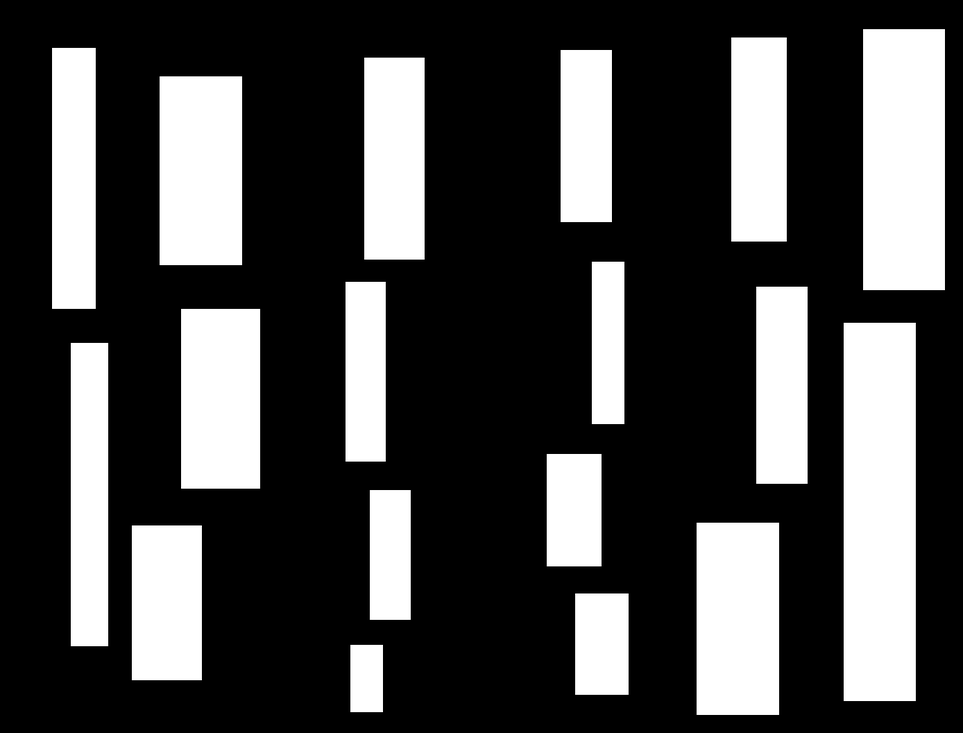
#> input picture test.png, 963 x 733 px, shrunk from 1388 x 1056 before the run
$ python test.py
#> lines starting #> are read from the running program, lines starting #| are printed output that depends on the picture; after the words box and inside, x2 and y2 are one past the last pixel; in counts of white or black regions, pixels touching at a corner belong together
import inline as inline
import matplotlib as matplotlib
import pandas as pd
import cv2
import matplotlib.pyplot as plt
import numpy as np
import matplotlib

matplotlib.rcParams['figure.figsize'] = (20.0, 10.0)
matplotlib.rcParams['image.cmap'] = 'gray'

imageCopy = cv2.imread("./test.png")
#> imageCopy is the input picture: shape (733, 963, 3); min 0, max 255, mean 73
imageGray = cv2.imread("./test.png", 0)
#> imageGray: shape (733, 963); min 0, max 255, mean 73
image = imageCopy.copy()

contours, hierarchy = cv2.findContours(imageGray, cv2.RETR_EXTERNAL,
                                       cv2.CHAIN_APPROX_SIMPLE)
#> contours = 82 contours, 64 with area under 20; largest, box (x1, y1, x2, y2) and area: (843, 322, 916, 702) 27288, (863, 29, 946, 291) 21402, (696, 522, 780, 716) 16018, (159, 76, 243, 266) 15687, (181, 308, 261, 489) 14220
bboxes = [cv2.boundingRect(i) for i in contours]
#> bboxes = 82 items, first 6: (350, 714, 33, 1), (844, 703, 72, 1), (575, 696, 54, 1), (131, 682, 71, 1), (70, 648, 39, 1), (350, 644, 34, 69)
bboxes = sorted(bboxes, key=lambda y: y[1])
#> bboxes = 82 items, first 6: (863, 27, 82, 1), (863, 29, 83, 262), (731, 35, 56, 1), (788, 37, 1, 205), (731, 37, 56, 205), (729, 37, 1, 205)

df = pd.DataFrame(bboxes, columns=['x', 'y', 'w', 'h'], dtype=int)
#> df = table of 82 rows and 4 columns
df["y2"] = df["y"] + df["h"]  # adding column for y on the right side # ymax of the counter
df["x2"] = df["x"] + df["w"]
# df = df.sort_values(["y", "x", "y2", "x2"])  # sorting

for i in range(1000):  # change rows between each other by their coordinates several times
    # to sort them completely
    for ind in range(len(df) - 1):
        #     print(ind, df.iloc[ind][4] > df.iloc[ind+1][0])
        if df.iloc[ind][4] > df.iloc[ind + 1][1] and df.iloc[ind][0] > df.iloc[ind + 1][0] and (
                df.iloc[ind][4] - df.iloc[ind + 1][1]) >= 70:
            df.iloc[ind], df.iloc[ind + 1] = df.iloc[ind + 1].copy(), df.iloc[ind].copy()
num = 0
for box in df.values.tolist():
    x, y, w, h, hy, hx = box
    cv2.rectangle(image, (x, y), (x + w, y + h), (255, 0, 255), 2)
    # Mark the contour number
    cv2.putText(image, "{}".format(num + 1), (x + 40, y - 10), cv2.FONT_HERSHEY_SIMPLEX, 1,
                (0, 0, 255), 2)
    num += 1
#> this loop made 82 passes
#> (x, y, w, h, hy, hx) on passes 1 to 12: (863, 27, 82, 1, 28, 945), (731, 35, 56, 1, 36, 787), (52, 45, 44, 1, 46, 96), (561, 47, 51, 1, 48, 612), (51, 47, 45, 262, 309, 96), (97, 48, 1, 261, 309, 98), (364, 55, 61, 1, 56, 425), (159, 74, 84, 1, 75, 243), (157, 76, 1, 190, 266, 158), (159, 76, 84, 190, 266, 243), (244, 76, 1, 189, 265, 245), (362, 57, 1, 203, 260, 363)
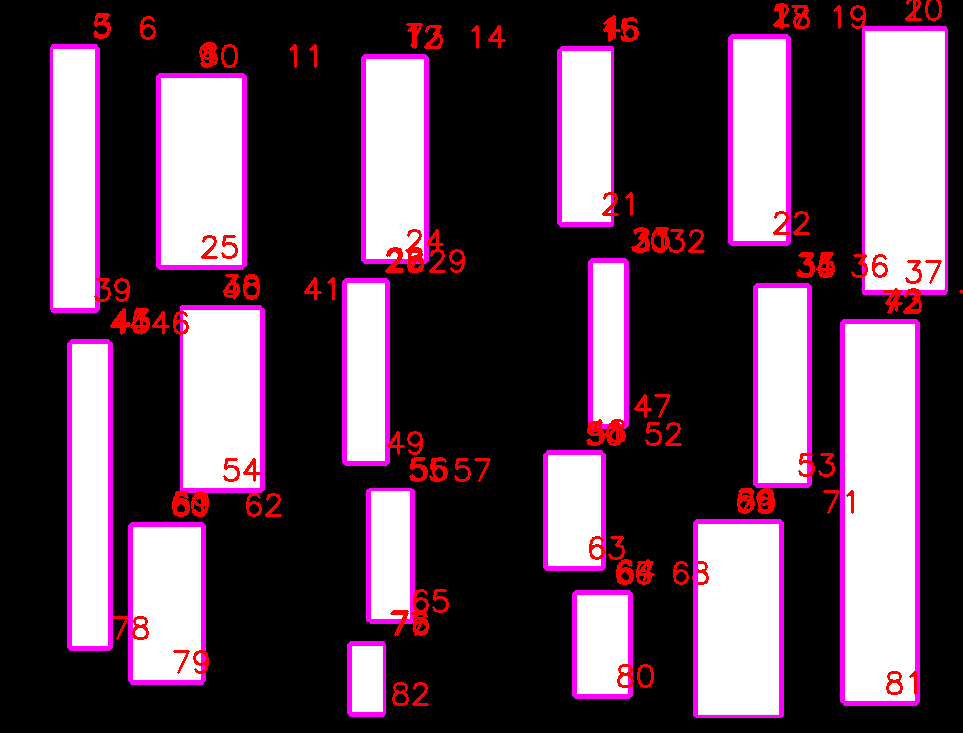
#> image: shape (733, 963, 3); 8.59% of pixels changed, all inside (x1, y1, x2, y2) = (50, 0, 963, 718)
#> after the loop, num = 82
plt.imsave("sample.png", image[:, :, ::-1])
